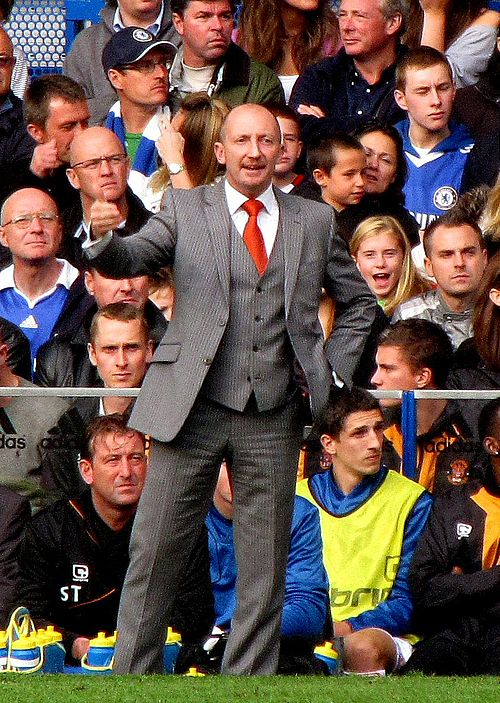
#> input picture mtcnn/input.jpg, 500 x 703 px; its folder holds only this picture in this run
$ python -i utilities.py   (imports and definitions only)   (older library calls are emulated)
#> lines starting #> are read from the running program, lines starting #| are printed output that depends on the picture
import pydoc
import cv2
import math
import numpy as np
from scipy.misc import imresize

import argparse
import collections
import os.path
import sys, hashlib
from uuid import uuid4
import os, stat

import random

class DataUtilities():
    # [19 lines left out: functions hash_str, prepare_dir, not called in this run]

    @staticmethod
    def norm_join_path(head, trail):
        return os.path.normpath(os.path.join(head, trail))

    # [21 lines left out: functions get_strider_len, strider, not called in this run]


class ImageUtilities():
    # [15 lines left out: function cell_resize, not called in this run]

    @staticmethod
    def preprocess(img, convert_gray=None, maxsize=512):
#> called with maxsize = 512
        size = np.array(img.shape)
#> size = [703, 500, 3]
        r = 1.
        if size[0] > maxsize or size[1] > maxsize:
            r = min(maxsize/size[0], maxsize/size[1])
#> r = 0.728
        size = ((size.astype('float32'))*r).astype('int16')
#> size = [512, 364, 2]
        img = imresize(img, size)
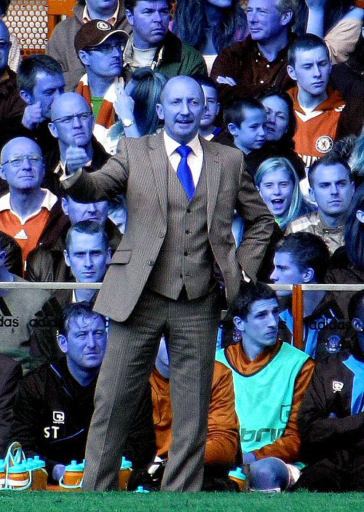
#> img: shape (512, 364, 3); mean of channels 0, 1, 2 99.6, 81.9, 72.7; drawn as B, G, R

        if convert_gray is not None:
            # Convert to YCrCb and keep only Y channel.
            img = cv2.cvtColor(img, convert_gray)
            channels = cv2.split(img)
            img = channels[0]

        depth = 1
        if len(img.shape)==3:
            height, width, depth = img.shape
#> height = 512; width = 364; depth = 3
        else:
            height, width = img.shape

        # Denoise and equalize. Note 2018-02-09: Denoising benefits HAAR face detector significantly
        if depth==1:
            img = cv2.fastNlMeansDenoising(img)
            clahe = cv2.createCLAHE(clipLimit=2.0, tileGridSize=(8, 8))
            img  = clahe.apply(img)
        elif depth==3:
            img = cv2.fastNlMeansDenoisingColored(img)
            img = cv2.cvtColor(img, cv2.COLOR_RGB2LAB)
#> img: shape (512, 364, 3); mean of channels 0, 1, 2 91, 135.7, 136
            channels = cv2.split(img)
            clahe = cv2.createCLAHE(clipLimit=2.0, tileGridSize=(8, 8))
            img[:, :, 0] = clahe.apply(channels[0])
#> img: shape (512, 364, 3); mean of channels 0, 1, 2 112.4, 135.7, 136
            img = cv2.cvtColor(img, cv2.COLOR_LAB2RGB)
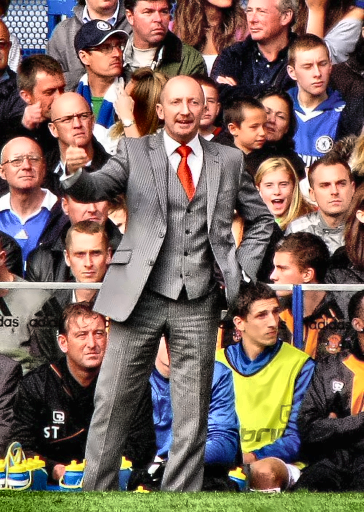
#> img: shape (512, 364, 3); mean R, G, B 120.3, 102.9, 93.3
        else:
            raise TypeError('ImageProcessor::preprocess() expects image of 1 or 3 channels')

        return img

    # [41 lines left out: functions gray2rgb, transform, rect_to_bb, not called in this run]

class Singleton(type):
    _instances = {}
    # [4 lines left out: function __call__, not called in this run]

class DirectoryWalker(metaclass=Singleton):
    def __init__(self):
        self.walkers = dict()

    # [28 lines left out: functions get_walker_create, recursive_file_iterator, get_a_file, not called in this run]

class ArrayStrider():

    def run(self):
        pass

    def window_callback(self):
        raise NotImplementedError('ImageStrider::window_callback() is not implmented')


class ViewportManager(metaclass=Singleton):
    KEY_ENTER = 0
    KEY_SPACE = 1
    KEY_UP = 10
    KEY_DOWN = 11
    KEY_LEFT = 12
    KEY_RIGHT = 13

    def __init__(self):
        self.viewports = dict()

    # [18 lines left out: functions open, put, not called in this run]

    def update(self, wname):
        canvas = self.viewports[wname]['canvas']
        cv2.imshow(wname, canvas)

    # [24 lines left out: function wait_key, not called in this run]

    def __enter__(self):
        return self

    def __exit__(self, exc_type, exc_value, traceback):
        for prefix in self.viewports:
            cv2.destroyWindow(prefix)

>>> import cv2
>>> picture = cv2.cvtColor(cv2.imread('../mtcnn/input.jpg'), cv2.COLOR_BGR2RGB)
>>> result = ImageUtilities().preprocess(picture)
